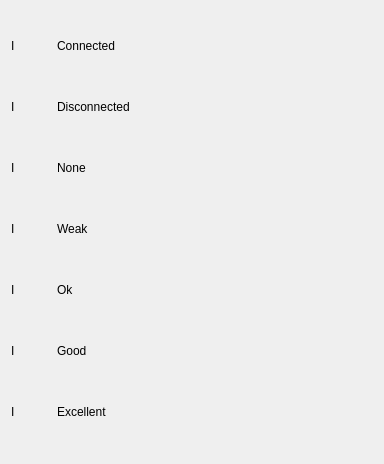
<?xml version="1.0" encoding="UTF-8"?>
<ui version="4.0">
 <class>IconViewer</class>
 <widget class="QDialog" name="IconViewer">
  <property name="geometry">
   <rect>
    <x>0</x>
    <y>0</y>
    <width>384</width>
    <height>464</height>
   </rect>
  </property>
  <property name="windowTitle">
   <string>Icons</string>
  </property>
  <layout class="QGridLayout" name="gridLayout">
   <item row="0" column="0">
    <widget class="QLabel" name="icon_connected">
     <property name="maximumSize">
      <size>
       <width>40</width>
       <height>40</height>
      </size>
     </property>
     <property name="text">
      <string>I</string>
     </property>
    </widget>
   </item>
   <item row="0" column="1">
    <widget class="QLabel" name="label_connected">
     <property name="text">
      <string>Connected</string>
     </property>
    </widget>
   </item>
   <item row="1" column="0">
    <widget class="QLabel" name="icon_disconnected">
     <property name="maximumSize">
      <size>
       <width>40</width>
       <height>40</height>
      </size>
     </property>
     <property name="text">
      <string>I</string>
     </property>
    </widget>
   </item>
   <item row="1" column="1">
    <widget class="QLabel" name="label_disconnected">
     <property name="text">
      <string>Disconnected</string>
     </property>
    </widget>
   </item>
   <item row="2" column="0">
    <widget class="QLabel" name="icon_none">
     <property name="maximumSize">
      <size>
       <width>40</width>
       <height>40</height>
      </size>
     </property>
     <property name="text">
      <string>I</string>
     </property>
    </widget>
   </item>
   <item row="2" column="1">
    <widget class="QLabel" name="label_none">
     <property name="text">
      <string>None</string>
     </property>
    </widget>
   </item>
   <item row="3" column="0">
    <widget class="QLabel" name="icon_weak">
     <property name="maximumSize">
      <size>
       <width>40</width>
       <height>40</height>
      </size>
     </property>
     <property name="text">
      <string>I</string>
     </property>
    </widget>
   </item>
   <item row="3" column="1">
    <widget class="QLabel" name="label_weak">
     <property name="text">
      <string>Weak</string>
     </property>
    </widget>
   </item>
   <item row="4" column="0">
    <widget class="QLabel" name="icon_ok">
     <property name="maximumSize">
      <size>
       <width>40</width>
       <height>40</height>
      </size>
     </property>
     <property name="text">
      <string>I</string>
     </property>
    </widget>
   </item>
   <item row="4" column="1">
    <widget class="QLabel" name="label_ok">
     <property name="text">
      <string>Ok</string>
     </property>
    </widget>
   </item>
   <item row="5" column="0">
    <widget class="QLabel" name="icon_good">
     <property name="maximumSize">
      <size>
       <width>40</width>
       <height>40</height>
      </size>
     </property>
     <property name="text">
      <string>I</string>
     </property>
    </widget>
   </item>
   <item row="5" column="1">
    <widget class="QLabel" name="label_good">
     <property name="text">
      <string>Good</string>
     </property>
    </widget>
   </item>
   <item row="6" column="0">
    <widget class="QLabel" name="icon_excellent">
     <property name="maximumSize">
      <size>
       <width>40</width>
       <height>40</height>
      </size>
     </property>
     <property name="text">
      <string>I</string>
     </property>
    </widget>
   </item>
   <item row="6" column="1">
    <widget class="QLabel" name="label_excellent">
     <property name="text">
      <string>Excellent</string>
     </property>
    </widget>
   </item>
  </layout>
 </widget>
 <resources/>
 <connections/>
</ui>
